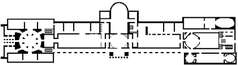
#> input picture Mazes/maze3.png, 238 x 65 px, shrunk from 400 x 110 before the run
$ python bidirectional_a_star.py
#> lines starting #> are read from the running program, lines starting #| are printed output that depends on the picture; after the words box and inside, x2 and y2 are one past the last pixel; in counts of white or black regions, pixels touching at a corner belong together
### GridManager.py
import cv2
import numpy as np
import matplotlib.pyplot as plt


class GridMaker():

    def __init__(_self, pathToImg:str, resize=1):
        _self.resize = resize
        _self.ox, _self.oy = _self.makeGrid(pathToImg)

    def makeGrid(_self, pathToImg:str):
        # Imagen a tratar
        img = cv2.imread(pathToImg)

        # convertir la imagen a escala de grises
        img = cv2.cvtColor(img, cv2.COLOR_BGR2GRAY)

        # Redimensionar la imagen
        width, height = img.shape[0], img.shape[1]
        dim = (int(height / _self.resize), int(width / _self.resize))

        # Cambia la resolución de la imagen
        img = cv2.resize(img, dim, interpolation = cv2.INTER_LINEAR)

        # convertir la imagen a blanco y negro.
        _, _self.img = cv2.threshold(img, 200, 255, cv2.THRESH_BINARY)

        # Mapa
        ox, oy = [], []
        for i, row in enumerate(_self.img):
            for j in range(len(row)):
                if (_self.img[i][j] == 0):
                        ox.append(j)
                        oy.append(i)
        return ox, oy

    # [5 lines left out: function showMap, not called in this run]


# [4 lines that do not run on import are left out]

### bidirectional_a_star.py
"""
Bidirectional A* grid planning

author: Erwin Lejeune (@spida_rwin)
"""

import argparse
import math
import time
from GridManager import GridMaker

import matplotlib.pyplot as plt


show_animation = True


class BidirectionalAStarPlanner:

    def __init__(self, ox, oy, resolution, rr):
        """
        Initialize grid map for a star planning

        ox: x position list of Obstacles [m]
        oy: y position list of Obstacles [m]
        resolution: grid resolution [m]
        rr: robot radius[m]
        """

        self.min_x, self.min_y = None, None
        self.max_x, self.max_y = None, None
        self.x_width, self.y_width, self.obstacle_map = None, None, None
        self.resolution = resolution
        self.rr = rr
        self.calc_obstacle_map(ox, oy)
        self.motion = self.get_motion_model()

    class Node:
        def __init__(self, x, y, cost, parent_index):
            self.x = x  # index of grid
            self.y = y  # index of grid
            self.cost = cost
            self.parent_index = parent_index

        def __str__(self):
            return str(self.x) + "," + str(self.y) + "," + str(
                self.cost) + "," + str(self.parent_index)

    def planning(self, sx, sy, gx, gy):
        """
        Bidirectional A star path search

        input:
            s_x: start x position [m]
            s_y: start y position [m]
            gx: goal x position [m]
            gy: goal y position [m]

        output:
            rx: x position list of the final path
            ry: y position list of the final path
        """

        start_node = self.Node(self.calc_xy_index(sx, self.min_x),
                               self.calc_xy_index(sy, self.min_y), 0.0, -1)
        goal_node = self.Node(self.calc_xy_index(gx, self.min_x),
                              self.calc_xy_index(gy, self.min_y), 0.0, -1)

        open_set_A, closed_set_A = dict(), dict()
        open_set_B, closed_set_B = dict(), dict()
        open_set_A[self.calc_grid_index(start_node)] = start_node
        open_set_B[self.calc_grid_index(goal_node)] = goal_node

        current_A = start_node
        current_B = goal_node
        meet_point_A, meet_point_B = None, None

        while True:
            if len(open_set_A) == 0:
                print("Open set A is empty..")
                break

            if len(open_set_B) == 0:
                print("Open set B is empty..")
                break

            c_id_A = min(
                open_set_A,
                key=lambda o: self.find_total_cost(open_set_A, o, current_B))

            current_A = open_set_A[c_id_A]

            c_id_B = min(
                open_set_B,
                key=lambda o: self.find_total_cost(open_set_B, o, current_A))

            current_B = open_set_B[c_id_B]

            # show graph
            if show_animation:  # pragma: no cover
                plt.plot(self.calc_grid_position(current_A.x, self.min_x),
                         self.calc_grid_position(current_A.y, self.min_y),
                         "xc")
                plt.plot(self.calc_grid_position(current_B.x, self.min_x),
                         self.calc_grid_position(current_B.y, self.min_y),
                         "xc")
                # for stopping simulation with the esc key.
                plt.gcf().canvas.mpl_connect(
                    'key_release_event',
                    lambda event: [exit(0) if event.key == 'escape' else None])
                if len(closed_set_A.keys()) % 10 == 0:
                    plt.pause(0.001)

            if current_A.x == current_B.x and current_A.y == current_B.y:
                print("Found goal")
                meet_point_A = current_A
                meet_point_B = current_B
                break

            # Remove the item from the open set
            del open_set_A[c_id_A]
            del open_set_B[c_id_B]

            # Add it to the closed set
            closed_set_A[c_id_A] = current_A
            closed_set_B[c_id_B] = current_B

            # expand_grid search grid based on motion model
            for i, _ in enumerate(self.motion):

                c_nodes = [self.Node(current_A.x + self.motion[i][0],
                                     current_A.y + self.motion[i][1],
                                     current_A.cost + self.motion[i][2],
                                     c_id_A),
                           self.Node(current_B.x + self.motion[i][0],
                                     current_B.y + self.motion[i][1],
                                     current_B.cost + self.motion[i][2],
                                     c_id_B)]

                n_ids = [self.calc_grid_index(c_nodes[0]),
                         self.calc_grid_index(c_nodes[1])]

                # If the node is not safe, do nothing
                continue_ = self.check_nodes_and_sets(c_nodes, closed_set_A,
                                                      closed_set_B, n_ids)

                if not continue_[0]:
                    if n_ids[0] not in open_set_A:
                        # discovered a new node
                        open_set_A[n_ids[0]] = c_nodes[0]
                    else:
                        if open_set_A[n_ids[0]].cost > c_nodes[0].cost:
                            # This path is the best until now. record it
                            open_set_A[n_ids[0]] = c_nodes[0]

                if not continue_[1]:
                    if n_ids[1] not in open_set_B:
                        # discovered a new node
                        open_set_B[n_ids[1]] = c_nodes[1]
                    else:
                        if open_set_B[n_ids[1]].cost > c_nodes[1].cost:
                            # This path is the best until now. record it
                            open_set_B[n_ids[1]] = c_nodes[1]

        rx, ry = self.calc_final_bidirectional_path(
            meet_point_A, meet_point_B, closed_set_A, closed_set_B)

        return rx, ry

    # takes two sets and two meeting nodes and return the optimal path
    def calc_final_bidirectional_path(self, n1, n2, setA, setB):
        rx_A, ry_A = self.calc_final_path(n1, setA)
        rx_B, ry_B = self.calc_final_path(n2, setB)

        rx_A.reverse()
        ry_A.reverse()

        rx = rx_A + rx_B
        ry = ry_A + ry_B

        return rx, ry

    def calc_final_path(self, goal_node, closed_set):
        # generate final course
        rx, ry = [self.calc_grid_position(goal_node.x, self.min_x)], \
                 [self.calc_grid_position(goal_node.y, self.min_y)]
        parent_index = goal_node.parent_index
        while parent_index != -1:
            n = closed_set[parent_index]
            rx.append(self.calc_grid_position(n.x, self.min_x))
            ry.append(self.calc_grid_position(n.y, self.min_y))
            parent_index = n.parent_index

        return rx, ry

    def check_nodes_and_sets(self, c_nodes, closedSet_A, closedSet_B, n_ids):
        continue_ = [False, False]
        if not self.verify_node(c_nodes[0]) or n_ids[0] in closedSet_A:
            continue_[0] = True

        if not self.verify_node(c_nodes[1]) or n_ids[1] in closedSet_B:
            continue_[1] = True

        return continue_

    @staticmethod
    def calc_heuristic(n1, n2):
        w = 1.0  # weight of heuristic
        d = w * math.hypot(n1.x - n2.x, n1.y - n2.y)
        return d

    def find_total_cost(self, open_set, lambda_, n1):
        g_cost = open_set[lambda_].cost
        h_cost = self.calc_heuristic(n1, open_set[lambda_])
        f_cost = g_cost + h_cost
        return f_cost

    def calc_grid_position(self, index, min_position):
        """
        calc grid position

        :param index:
        :param min_position:
        :return:
        """
        pos = index * self.resolution + min_position
        return pos

    def calc_xy_index(self, position, min_pos):
        return round((position - min_pos) / self.resolution)

    def calc_grid_index(self, node):
        return (node.y - self.min_y) * self.x_width + (node.x - self.min_x)

    def verify_node(self, node):
        px = self.calc_grid_position(node.x, self.min_x)
        py = self.calc_grid_position(node.y, self.min_y)

        if px < self.min_x:
            return False
        elif py < self.min_y:
            return False
        elif px >= self.max_x:
            return False
        elif py >= self.max_y:
            return False

        # collision check
        if self.obstacle_map[node.x][node.y]:
            return False

        return True

    def calc_obstacle_map(self, ox, oy):

        self.min_x = round(min(ox))
        self.min_y = round(min(oy))
        self.max_x = round(max(ox))
        self.max_y = round(max(oy))
        print("min_x:", self.min_x)
        print("min_y:", self.min_y)
        print("max_x:", self.max_x)
        print("max_y:", self.max_y)

        self.x_width = round((self.max_x - self.min_x) / self.resolution)
        self.y_width = round((self.max_y - self.min_y) / self.resolution)
        print("x_width:", self.x_width)
        print("y_width:", self.y_width)

        # obstacle map generation
        self.obstacle_map = [[False for _ in range(self.y_width)]
                             for _ in range(self.x_width)]
        for ix in range(self.x_width):
            x = self.calc_grid_position(ix, self.min_x)
            for iy in range(self.y_width):
                y = self.calc_grid_position(iy, self.min_y)
                for iox, ioy in zip(ox, oy):
                    d = math.hypot(iox - x, ioy - y)
                    if d <= self.rr:
                        self.obstacle_map[ix][iy] = True
                        break

    @staticmethod
    def get_motion_model():
        # dx, dy, cost
        motion = [[1, 0, 1],
                  [0, 1, 1],
                  [-1, 0, 1],
                  [0, -1, 1],
                  [-1, -1, math.sqrt(2)],
                  [-1, 1, math.sqrt(2)],
                  [1, -1, math.sqrt(2)],
                  [1, 1, math.sqrt(2)]]

        return motion

    # [14 lines left out: function estimate_cost, not called in this run]


def main():
    print(__file__ + " start!!")

    # Parser de argumentos
    parser = argparse.ArgumentParser()
    # Número del mapa
    parser.add_argument("-m", "--maze", type=int, help="Número del laberinto a procesar")
    args = parser.parse_args()
    maze = 3
    resize = 1

    # Comprueba el maze
    if args.maze:
        print("Procesando archivo:", args.maze)
        maze = args.maze
    else:
        print("No se especificó un archivo, utilizando archivo predeterminado")

    if maze == 1:
        # start and goal position
        sx = 5.0  # [m]
        sy = 3.0  # [m]
        gx = 80.0 # [m]
        gy = 40.0  # [m]
        grid_size = 1.0  # [m]
        robot_radius = 1.0  # [m]
        resize = 5

    elif maze == 2:
        # start and goal position
        sx = 60.0  # [m]
        sy = 115.0  # [m]
        gx = 60.0 # [m]
        gy = 60.0  # [m]
        grid_size = 1.0  # [m]
        robot_radius = 1.0  # [m]
        resize = 2

    elif maze == 3:
        # start and goal position
        sx = 200.0  # [m]
        sy = 100.0  # [m]
        gx = 25.0 # [m]
        gy = 41.0  # [m]
        grid_size = 1.0  # [m]
        robot_radius = 1.0  # [m]
        resize = 1

    elif maze == 4:
        # start and goal position
        sx = 120.0  # [m]
        sy = 30.0  # [m]
        gx = 93.0 # [m]
        gy = 74.0  # [m]
        grid_size = 1.0  # [m]
        robot_radius = 1.0  # [m]
        resize = 9

    # Creamos un mapa
    gm = GridMaker('Mazes/maze' + str(maze) + '.png', resize)
#> in makeGrid, img is the input picture: shape (65, 238, 3); mean B, G, R 218, 218, 218.1
#> in makeGrid, `_, _self.img = cv2.threshold(img, 200, 255, cv2.THRESH_BINARY)`:
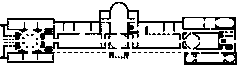
#> _self.img: shape (65, 238); 79.3% white; black in thin lines or dots
#> the loop in makeGrid, `for i, row in enumerate(_self.img):` made 65 passes
#> after the loop in makeGrid, `for i, row in enumerate(_self.img):`: ox = 3195 values, max 236 at index 2627, min 0 at index 613, mean 122.5; oy = 3195 values from 2 to 64
    ox, oy = gm.ox, gm.oy
#> oy = 3195 values from 2 to 64

    if show_animation:  # pragma: no cover
        plt.plot(ox, oy, ".k")
        plt.plot(sx, sy, "og")
        plt.plot(gx, gy, "ob")
        plt.grid(True)
        plt.axis("equal")

    bidir_a_star = BidirectionalAStarPlanner(ox, oy, grid_size, robot_radius)
#> in calc_obstacle_map, `self.min_x = round(min(ox))`: self.min_x = 0
#> in calc_obstacle_map, `self.min_y = round(min(oy))`: self.min_y = 2
#> in calc_obstacle_map, `self.max_x = round(max(ox))`: self.max_x = 236
#> in calc_obstacle_map, `self.max_y = round(max(oy))`: self.max_y = 64
#| min_x: 0
#| min_y: 2
#| max_x: 236
#| max_y: 64
#> in calc_obstacle_map, `self.x_width = round((self.max_x - self.min_x) / self.resolution)`: self.x_width = 236
#> in calc_obstacle_map, `self.y_width = round((self.max_y - self.min_y) / self.resolution)`: self.y_width = 62
#| x_width: 236
#| y_width: 62
#> the loop in calc_obstacle_map, `for ix in range(self.x_width):` made 236 passes
    rx, ry = bidir_a_star.planning(sx, sy, gx, gy)
#> the loop in planning, `while True:` made 2 passes
#> pass 1, in planning, `plt.pause(0.001)`:
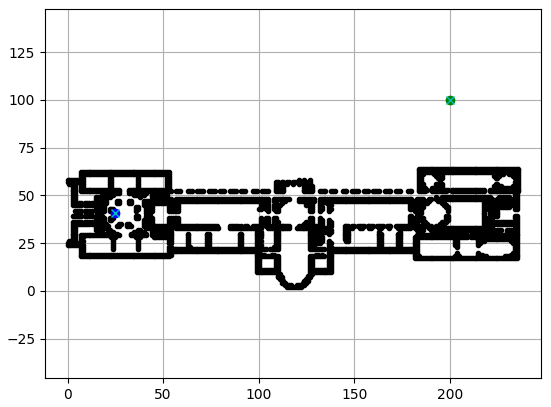
#> figure drawn by matplotlib, 1 panel

    cost = bidir_a_star.estimate_cost(rx, ry)
    print("Coste final: ", cost)

    if show_animation:  # pragma: no cover
        plt.plot(rx, ry, "-r")
        plt.pause(.0001)
        plt.show()

# [82 lines left out: function start, not called in this run]

if __name__ == '__main__':
#> (the run stopped early here; a loop or call above may not have finished)

$ run again, on Mazes/maze4.png
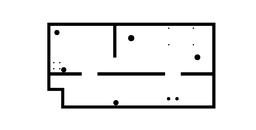
#> input picture Mazes/maze4.png, 256 x 130 px, shrunk from 1920 x 975 before the run, given in place of maze3.png, which was not available
#> in makeGrid, img is the input picture: shape (130, 256, 3); min 0, max 255, mean 237.7
#> img: shape (130, 256)
#> in makeGrid, `_, _self.img = cv2.threshold(img, 200, 255, cv2.THRESH_BINARY)`:
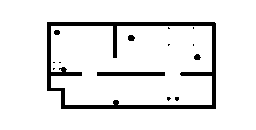
#> _self.img: shape (130, 256); 91.6% white; 14 black regions (9 under 20 px), largest, box (x1, y1, x2, y2) and area: (47, 22, 216, 109) 2399, (97, 72, 165, 76) 272, (128, 35, 135, 41) 35, (194, 54, 201, 60) 32, (54, 30, 60, 35) 26
#> the loop in makeGrid, `for i, row in enumerate(_self.img):` made 130 passes
#> after the loop in makeGrid, `for i, row in enumerate(_self.img):`: ox = 2806 values, max 215 at index 336, min 47 at index 0, mean 130.6; oy = 2806 values from 22 to 108
#> self.min_x = 47
#> self.min_y = 22
#> self.max_x = 215
#> self.max_y = 108
#| min_x: 47
#| min_y: 22
#| max_x: 215
#| max_y: 108
#> self.x_width = 168
#> self.y_width = 86
#| x_width: 168
#| y_width: 86
#> the loop in calc_obstacle_map, `for ix in range(self.x_width):` made 168 passes
#> the loop in planning, `while True:` made 2 passes
#> pass 1, in planning, `plt.pause(0.001)`:
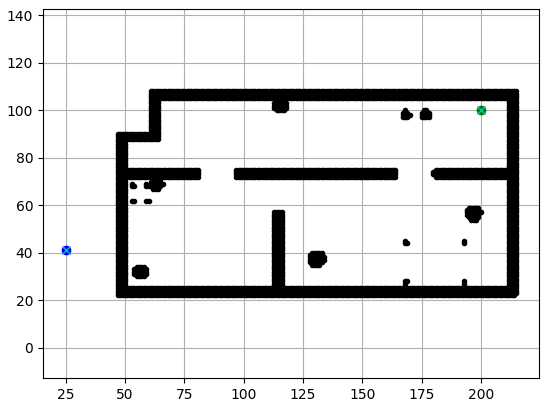
#> figure drawn by matplotlib, 1 panel
